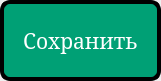
<?xml version="1.0" encoding="UTF-8"?>
<ui version="4.0">
 <class>Add</class>
 <widget class="QDialog" name="Add">
  <property name="geometry">
   <rect>
    <x>0</x>
    <y>0</y>
    <width>161</width>
    <height>81</height>
   </rect>
  </property>
  <property name="minimumSize">
   <size>
    <width>0</width>
    <height>0</height>
   </size>
  </property>
  <property name="maximumSize">
   <size>
    <width>441</width>
    <height>367</height>
   </size>
  </property>
  <property name="windowTitle">
   <string>Dialog</string>
  </property>
  <property name="styleSheet">
   <string notr="true"/>
  </property>
  <property name="inputMethodHints">
   <set>Qt::ImhDigitsOnly</set>
  </property>
  <widget class="QPushButton" name="btnAdd">
   <property name="geometry">
    <rect>
     <x>0</x>
     <y>0</y>
     <width>161</width>
     <height>81</height>
    </rect>
   </property>
   <property name="font">
    <font>
     <family>MS Serif</family>
     <pointsize>16</pointsize>
     <weight>9</weight>
     <italic>false</italic>
     <bold>false</bold>
    </font>
   </property>
   <property name="styleSheet">
    <string notr="true">QPushButton
{
	font: 75 16pt &quot;MS Serif&quot;;
	color: rgb(255, 255, 255);
	background-color: rgb(0, 160, 117);
	border: 4px solid black;
	border-radius: 10px;
}

QPushButton:hover
{
	
		background-color: rgb(75, 111, 166);

}

QPushButton:pressed
{
	color: rgb(0, 55, 225);
	background-color: rgb(225, 140, 0);
	border: 5px solid black;
}</string>
   </property>
   <property name="text">
    <string>Сохранить</string>
   </property>
  </widget>
 </widget>
 <resources/>
 <connections/>
</ui>
